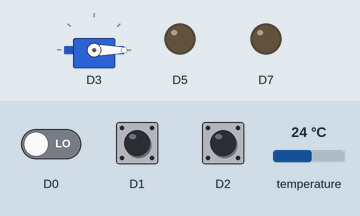
Simulated run of this sketch. Board: Particle Photon. On the bench: servo, output pins drawn as LEDs (lit = HIGH). Inputs (shaded band) come from the test bench; at power-on: temperature 24 °C, D1 HIGH, D0 LOW, D2 HIGH. The local clock reads 2024-03-15 10:24:30 at power-on unless the sketch sets it; what the sketch prints to the serial monitor is not drawn.

Above: at 1.2 s.
1.3 s: temperature set to 41 °C
4.2 s: D1 pulled LOW for 1 s
6.7 s: D1 pulled LOW for 0.15 s
At 7.1 s:
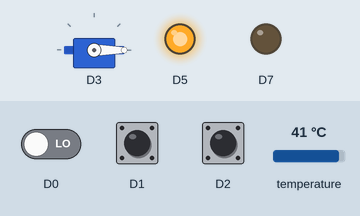
8.3 s: D0 driven HIGH
At 10.4 s:
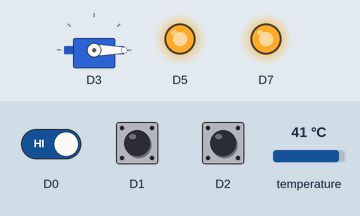
12.3 s: D2 pulled LOW for 0.15 s
13.9 s: temperature set to 12 °C
Timing chart, 0 to 16.9 s (numbered marks = the images above; inputs shaded):
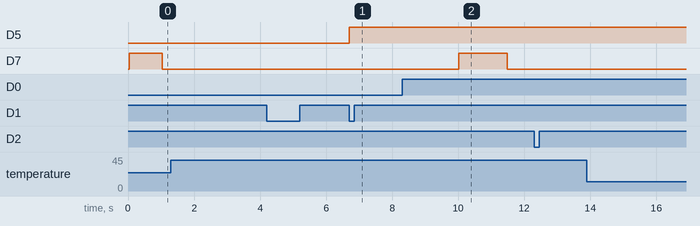

The sketch:

AlarmController.ino
```cpp
#include "AlarmController.h"

Timer updateTemp(2000, measureTemp); //measure temperature every 2s

// PIR conference room
bool available;                  // status of conference room
unsigned long pirSensorWorkInterval = 500;
unsigned long lastPirSensorWorkTime = 0;
unsigned long pirDetermineMotionInterval = 5000;
unsigned long lastDetermineMotionTime = 0;

// publish variables
bool shouldPublish;
unsigned long publishInterval = 1500;
unsigned long lastPublishTime = 0;

// state variables (can come from UI)
bool isOn = true;
bool isStayMode = true; // if not stay, then state is away
bool isLocked = false;
bool isLockEnabled = true; // lock can be enabled/disabled
bool isAlarmEnabled = true; // alarm can be enabled/disabled
bool isCameraEnabled = false;
bool isNotificationsEnabled = true; // notifications can be enabled/disabled
bool isLockEnabledA = true; // lock can be enabled/disabled
bool isAlarmEnabledA = true; // alarm can be enabled/disabled
bool isCameraEnabledA = false;
bool isNotificationsEnabledA = true; // notifications can be enabled/disabled
bool isDoorState = true; // if not door state, then refrigerator
// state variabled (sensor data)
float lastMeasuredTemperature;

void setup() {
  // cloud functions
  bool test1 = Particle.function("publishState", publishState);
  bool test2 = Particle.function("switchOnDevice", switchOnDevice);
  bool test3 = Particle.function("enableStayMode", enableStayMode);
  bool test4 = Particle.function("lockDoorIfEnabled", lockDoorIfEnabled);
  bool test5 = Particle.function("enableLock", enableLock);
  bool test6 = Particle.function("enableAlarm", enableAlarm);
  bool test7 = Particle.function("enableCamera", enableCamera);
  bool test8 = Particle.function("enableNotifications", enableNotifications);
  bool test9 = Particle.function("changeOverallModeTo", changeOverallModeTo);
  bool test10 = Particle.function("changeSlackHook", changeSlackHook);

  setupHardware();
  setLight(false);

  // temp timer
  updateTemp.start();

  // initializing the state variables
  lastMeasuredTemperature = 0.0;
  shouldPublish = false;
  isDoorState = true;
  isStayMode = true;

  // indication
  ringAlarm();

  // for last motion time, set to CST
  Time.zone(-6);
}

//take a temperature measurement
void measureTemp() {
  float newTemp = getTempReading();
  if (newTemp != lastMeasuredTemperature) {
    lastMeasuredTemperature = newTemp;
    shouldPublish = true;
  }
}

int publishState(String s) { //publish all state information to the cloud
  String topic = "alarmController/state";
  String data = "{";
  data += "\"temperature\":";
  data += String(lastMeasuredTemperature);
  data += ",";
  data += "\"iO\":";
  data += isOn ? "true" : "false";
  data += ",";
  data += "\"iSM\":";
  data += isStayMode ? "true" : "false";
  data += ",";
  data += "\"iL\":";
  data += isLocked ? "true" : "false";
  data += ",";
  data += "\"iLE\":";
  data += isLockEnabled ? "true" : "false";
  data += ",";
  data += "\"iAE\":";
  data += isAlarmEnabled ? "true" : "false";
  data += ",";
  data += "\"iCE\":";
  data += isCameraEnabled ? "true" : "false";
  data += ",";
  data += "\"iNE\":";
  data += isNotificationsEnabled ? "true" : "false";
  data += ",";
  data += "\"iLEA\":";
  data += isLockEnabledA ? "true" : "false";
  data += ",";
  data += "\"iAEA\":";
  data += isAlarmEnabledA ? "true" : "false";
  data += ",";
  data += "\"iCEA\":";
  data += isCameraEnabledA ? "true" : "false";
  data += ",";
  data += "\"iNEA\":";
  data += isNotificationsEnabledA ? "true" : "false";
  data += ",";
  data += "\"iDS\":";
  data += isDoorState ? "true" : "false";
  data += ",";
  data += "\"sH\":";
  data += "\""+getSlackHook()+"\"";
  data += ",";
  data += "\"lMT\":";
  if (getLastMotionTime() == 0) {
    data += "\"None\"";
  }
  else {
    data += "\""+Time.format(getLastMotionTime(), TIME_FORMAT_DEFAULT)+"\"";
  }
  data += "}";
  Serial.print("data: ");
  Serial.println(data);
  shouldPublish = false;
  Particle.publish(topic, data, 60, PRIVATE);
  return 0;
}

//cloud function to edit Slack hook used for notifications
int changeSlackHook(String s) {
  editSlackHook(s);
  return 0;
}

//cloud function for light
int switchOnDevice(String s) {
  if (s == "true") {
    isOn = true;
    setLight(true);
    // START ALL THE TIMERS
    updateTemp.start();
  }
  else {
    isOn = false;
    setLight(false);
    // STOP ALL THE TIMERS
    updateTemp.stop();
  }
  shouldPublish = true;
  return 0;
}

// will need to get the settings for the respective mode
// from the UI and do things accordingly
int enableStayMode(String s) {
  if (s == "true") {
    isStayMode = true;
  }
  else {
    // away mode
    isStayMode = false;
  }

  // update the sensor booleans
  if (isStayMode) {
    setAlarmState(isAlarmEnabled);
    setCameraState(isCameraEnabled);
    setNotificationsState(isNotificationsEnabled);
  }
  else {
    setAlarmState(isAlarmEnabledA);
    setCameraState(isCameraEnabledA);
    setNotificationsState(isNotificationsEnabledA);
  }
  shouldPublish = true;
  return 0;
}

// locked/unlocked
int lockDoorIfEnabled(String s) {
  if (s.length() > 0) {
    if (s == "true") {
      isLocked = true;
      lockDoor();
    }
    else {
      isLocked = false;
      unlockDoor();
    }
  }
  shouldPublish = true;
  return 0;
}

//change lock setting
int enableLock(String s) {
  if (s.length() > 0) {
    char mode = s.charAt(0);
    String boolValue = s.substring(1);
    // if in stay state
    if (mode == 's') {
      if (boolValue == "true") {
        isLockEnabled = true;
      }
      else {
        isLockEnabled = false;
      }
    }
    // if in away state
    else if (mode == 'a') {
      if (boolValue == "true") {
        isLockEnabledA = true;
      }
      else {
        isLockEnabledA = false;
      }
    }
  }
  shouldPublish = true;
  return 0;
}

//change alarm setting
int enableAlarm(String s) {
  if (s.length() > 0) {
    char mode = s.charAt(0);
    String boolValue = s.substring(1);
    // if in stay state
    if (mode == 's') {
      if (boolValue == "true") {
        isAlarmEnabled = true;
      }
      else {
        isAlarmEnabled = false;
      }

      // send to the sensor functions accordingly
      if (isStayMode) {
        setAlarmState(isAlarmEnabled);
      }
    }
    // if in away state
    else if (mode == 'a') {
      if (boolValue == "true") {
        isAlarmEnabledA = true;
      }
      else {
        isAlarmEnabledA = false;
      }

      // send to the sensor functions accordingly
      if (!isStayMode) {
        setAlarmState(isAlarmEnabledA);
      }
    }
  }
  shouldPublish = true;
  return 0;
}

//change camera setting
int enableCamera(String s) {
  if (s.length() > 0) {
    char mode = s.charAt(0);
    String boolValue = s.substring(1);
    // if in stay state
    if (mode == 's') {
      if (boolValue == "true") {
        isCameraEnabled = true;
      }
      else {
        isCameraEnabled = false;
      }

      // send to the sensor functions accordingly
      if (isStayMode) {
        setCameraState(isCameraEnabled);
      }
    }
    // if in away state
    else if (mode == 'a') {
      if (boolValue == "true") {
        isCameraEnabledA = true;
      }
      else {
        isCameraEnabledA = false;
      }

      // send to the sensor functions accordingly
      if (!isStayMode) {
        setCameraState(isCameraEnabledA);
      }
    }
  }
  shouldPublish = true;
  return 0;
}

//change notifications setting
int enableNotifications(String s) {
  if (s.length() > 0) {
    char mode = s.charAt(0);
    String boolValue = s.substring(1);
    // if in stay state
    if (mode == 's') {
      if (boolValue == "true") {
        isNotificationsEnabled = true;
      }
      else {
        isNotificationsEnabled = false;
      }

      // send to the sensor functions accordingly
      if (isStayMode) {
        setNotificationsState(isNotificationsEnabled);
      }
    }
    // if in away state
    else if (mode == 'a') {
      if (boolValue == "true") {
        isNotificationsEnabledA = true;
      }
      else {
        isNotificationsEnabledA = false;
      }

      // send to the sensor functions accordingly
      if (!isStayMode) {
        setNotificationsState(isNotificationsEnabledA);
      }
    }
  }
  shouldPublish = true;
  return 0;
}

//switch between door and refrigerator modes
int changeOverallModeTo(String s) {
  if (s == "door") {
    isDoorState = true;
  }
  else {
    isDoorState = false;
  }
  shouldPublish = true;
  return 0;
}

void loop() {
  // publish check code
  unsigned long currentTime = millis();
  if (shouldPublish && (currentTime-lastPublishTime)>=publishInterval) {
    publishState("");
    lastPublishTime = currentTime;
    shouldPublish = false;
  }

  // buttons code below
  if (isModeButtonPressedDebounce()) {
    enableStayMode(isStayMode ? "false" : "true");
  }
  if (isPowerButtonPressedDebounce()) {
    switchOnDevice(isOn ? "false" : "true");
  }

  // PIR Code below
  // do motion sensor work every interval
  if ((currentTime-lastPirSensorWorkTime) >= pirSensorWorkInterval) {
    doMotionSensorWork();
    lastPirSensorWorkTime = currentTime;
  }

  // do determine motion every interval
  if ((currentTime-lastDetermineMotionTime) >= pirDetermineMotionInterval) {
    //Serial.println("doing motion sensor determine motion");
    determineMotion();
    lastDetermineMotionTime = currentTime;
  }
}
```

Measured:
- after the input at 1.3 s, every drawn part: stays the same
- after the input at 4.2 s, every drawn part: stays the same
- after the input at 6.7 s, D5: LOW → HIGH at once
- after the input at 8.3 s, D7: LOW → HIGH after 1.7 s, → LOW 1.5 s later
- after the input at 12.3 s, every drawn part: stays the same
- after the input at 13.9 s, every drawn part: stays the same
